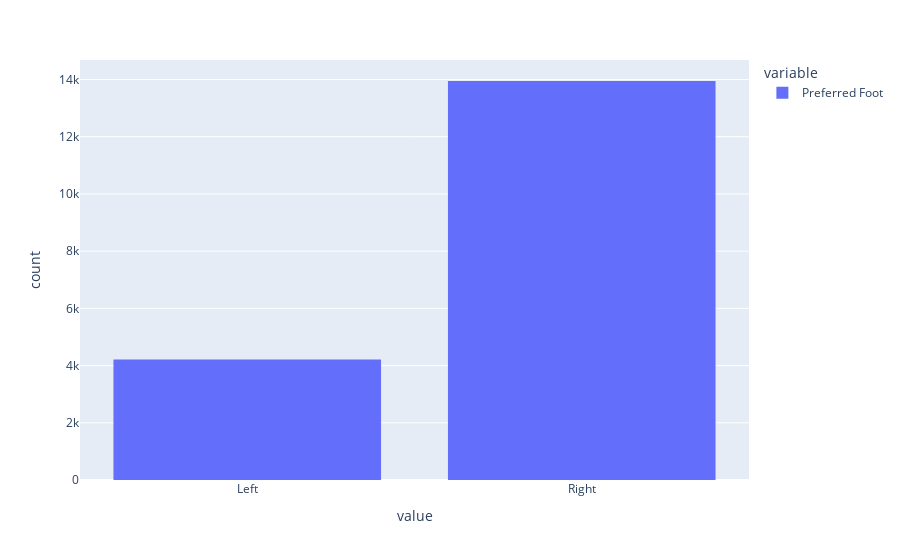

Notebook code for this chart:
### Code cell
df = data['Preferred Foot']
fig = px.histogram(df)
fig.show()

### Figure 1 — Plotly figure (JSON) as saved in the notebook; plotly's stock layout.template omitted (floating-point values rounded to 4 significant figures; data arrays with more than 128 entries replaced by an {"elided": "..."} marker saying what was removed)
{"data": [{"alignmentgroup": "True", "bingroup": "x", "hovertemplate": "variable=Preferred Foot<br>value=%{x}<br>count=%{y}<extra></extra>", "legendgroup": "Preferred Foot", "marker": {"color": "#636efa", "pattern": {"shape": ""}}, "name": "Preferred Foot", "offsetgroup": "Preferred Foot", "orientation": "v", "showlegend": true, "x": {"elided": "18207 str values"}, "xaxis": "x", "yaxis": "y", "type": "histogram"}], "layout": {"xaxis": {"anchor": "y", "domain": [0.0, 1.0], "title": {"text": "value"}}, "yaxis": {"anchor": "x", "domain": [0.0, 1.0], "title": {"text": "count"}}, "legend": {"title": {"text": "variable"}, "tracegroupgap": 0}, "margin": {"t": 60}, "barmode": "relative"}}
